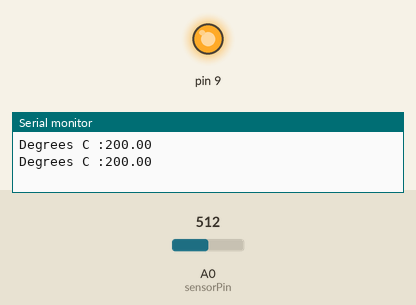
The sketch below on a simulated Arduino Uno, built with avr-gcc and run on an emulated ATmega328P. Shown: output pins drawn as LEDs (lit = HIGH), the last lines printed to the serial monitor. The inputs (shaded band) are chosen by the test bench; at power-on: A0 (sensorPin) = 512.

Above: at 1.8 s.
1.9 s: A0 (sensorPin) set to 165
3.4 s: A0 (sensorPin) set to 140
At 5.0 s:
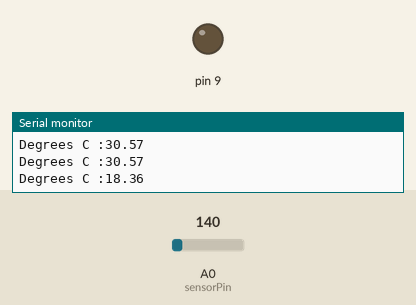
5.5 s: A0 (sensorPin) set to 306
At 6.6 s:
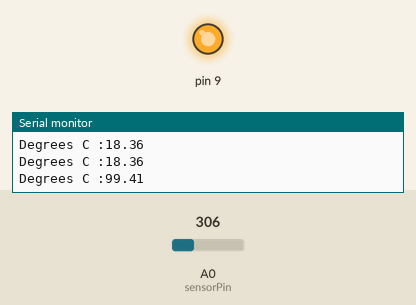
7.5 s: A0 (sensorPin) set to 122
At 9.4 s:
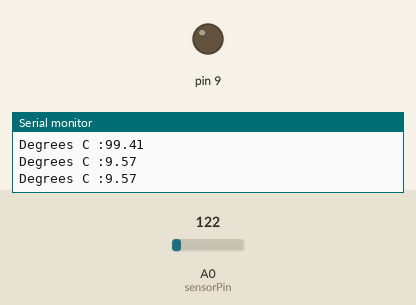
Timing chart, 0 to 10.5 s (numbered marks = the images above; inputs shaded):
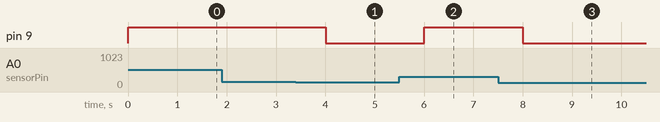

Measured:
- the behaviour switches between 150 and 149 on A0 (sensorPin) (found by bisection; images 0 and 1)
- after the input at 3.4 s, pin 9: HIGH → LOW after 0.60 s
- after the input at 5.5 s, pin 9: LOW → HIGH after 0.50 s
- after the input at 7.5 s, pin 9: HIGH → LOW after 0.51 s

The sketch:

Heat_Responsive_Fan.ino
```cpp
const int sensorPin = A0;
const float baselineTemp = 23.0;

void setup() {
  Serial.begin(9600);

  pinMode(9, OUTPUT);
  digitalWrite(9, LOW);

}

void loop() {

  int sensorVal = analogRead(sensorPin);

  //Serial.print("Sensor Value : ");
  //Serial.print(sensorVal);

  float voltage = (sensorVal/1024.0) * 5.0;

  //Serial.print(", Volts : ");
  //Serial.print(voltage);

  float temperature = (voltage - .5) * 100;
  Serial.print("Degrees C :");
  Serial.println(temperature);


  if(temperature < baselineTemp){
    digitalWrite(9, LOW);
    } else {
      digitalWrite(9,HIGH);
    }

  delay(1000);

}
```
